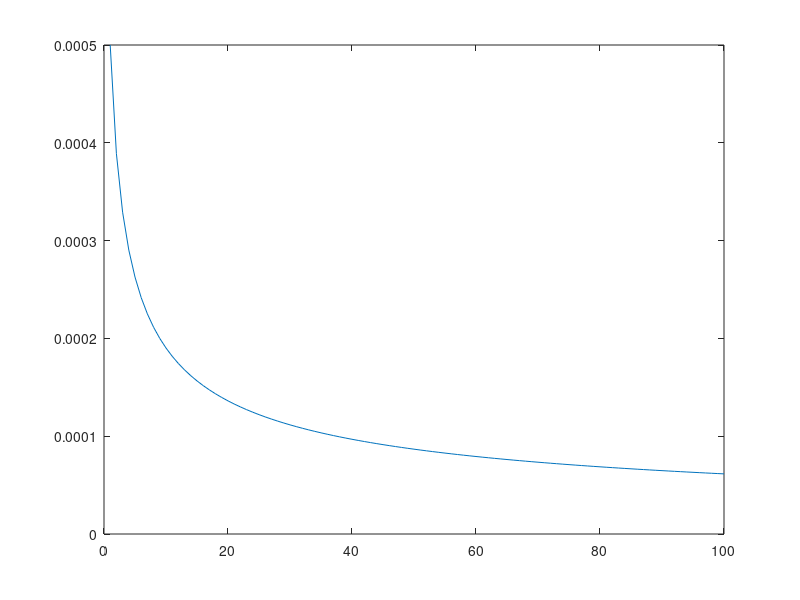

Here is the MATLAB script that generated this plot:
clc
clear

n=1000;
spr=200*2;
alpha=2*pi/spr; % winkel pro step
tetta=n*alpha;  % Position
dt=2;
om=alpha/dt;    % [rad/sec]

n=100;
t=4000;
c=ones(n,1);

c(1)=(1/t)*sqrt(2*alpha/om);

for i = 2:n
  c(i)=c(i-1)-(2*c(i-1)/(4*i+1));
end

length(c)
a=1:n;
plot(a,c)